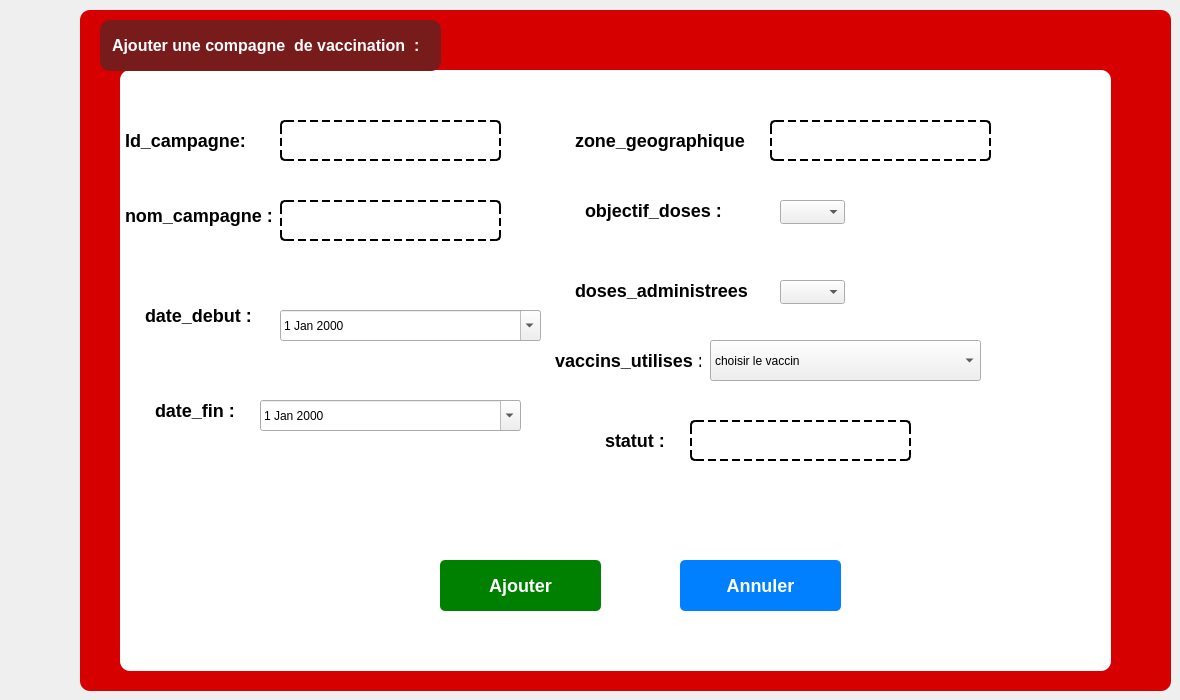
      <widget class="QWidget" name="ajoutct_14">
       <attribute name="title">
        <string>Ajout</string>
       </attribute>
       <widget class="QFrame" name="frame_28">
        <property name="geometry">
         <rect>
          <x>80</x>
          <y>10</y>
          <width>1091</width>
          <height>681</height>
         </rect>
        </property>
        <property name="styleSheet">
         <string notr="true">QFrame {
    background-color: #D60000;
    border-radius: 10px;
    padding: 10px;
}
</string>
        </property>
        <property name="frameShape">
         <enum>QFrame::Shape::StyledPanel</enum>
        </property>
        <property name="frameShadow">
         <enum>QFrame::Shadow::Raised</enum>
        </property>
        <widget class="QGroupBox" name="groupBox_27">
         <property name="geometry">
          <rect>
           <x>40</x>
           <y>60</y>
           <width>991</width>
           <height>601</height>
          </rect>
         </property>
         <property name="styleSheet">
          <string notr="true">QGroupBox {
    background-color: #FFFFFF;
    border-radius: 10px;
    border: none;
    padding: 10px;
}
QGroupBox::title {
    color: #D60000;
    font-weight: bold;
}

</string>
         </property>
         <property name="title">
          <string/>
         </property>
         <widget class="QLabel" name="label_id">
          <property name="geometry">
           <rect>
            <x>-10</x>
            <y>50</y>
            <width>151</width>
            <height>41</height>
           </rect>
          </property>
          <property name="styleSheet">
           <string notr="true">QLabel {
    background-color: transparent; /* Fond transparent */
    color: #000000;                /* Texte noir */
    border: none;                  /* Pas de bordure */
    font-weight: bold;             /* Texte en gras */
    font-size: 18px;               /* Taille de police de 18px */
}
</string>
          </property>
          <property name="text">
           <string>Id_campagne:</string>
          </property>
         </widget>
         <widget class="QLineEdit" name="lineEdit_id">
          <property name="geometry">
           <rect>
            <x>160</x>
            <y>50</y>
            <width>221</width>
            <height>41</height>
           </rect>
          </property>
          <property name="styleSheet">
           <string notr="true">QLineEdit {
    background-color: transparent; /* Fond transparent */
    color: #000000;                /* Texte noir normal */
    font-size: 14px;               /* Taille de la police */
    border: 2px dashed #000000;    /* Bordure en pointillés épaisse */
    border-radius: 5px;            /* Coins légèrement arrondis */
    padding: 8px;                  /* Espacement interne pour le texte */
    border-style: dashed;          /* Style en pointillés */
}</string>
          </property>
         </widget>
         <widget class="QDateEdit" name="dateEdit_expiration">
          <property name="geometry">
           <rect>
            <x>160</x>
            <y>240</y>
            <width>261</width>
            <height>31</height>
           </rect>
          </property>
          <property name="calendarPopup">
           <bool>true</bool>
          </property>
         </widget>
         <widget class="QComboBox" name="comboBox_status">
          <property name="geometry">
           <rect>
            <x>590</x>
            <y>270</y>
            <width>271</width>
            <height>41</height>
           </rect>
          </property>
          <item>
           <property name="text">
            <string>choisir le vaccin</string>
           </property>
          </item>
          <item>
           <property name="text">
            <string/>
           </property>
          </item>
          <item>
           <property name="text">
            <string/>
           </property>
          </item>
         </widget>
         <widget class="QPushButton" name="pushButton_ajouter">
          <property name="geometry">
           <rect>
            <x>320</x>
            <y>490</y>
            <width>161</width>
            <height>51</height>
           </rect>
          </property>
          <property name="styleSheet">
           <string notr="true">QPushButton {
    background-color: #008000;  /* Couleur de fond verte */
    color: #FFFFFF;             /* Texte blanc */
    font-weight: bold;          /* Texte en gras */
    font-size: 18px;            /* Taille de police 16px dès le départ */
    border-radius: 5px;         /* Coins arrondis */
    padding: 5px 10px;          /* Espacement interne du bouton */
    border: none;               /* Pas de bordure */
}

QPushButton:hover {
    background-color: #006400;  /* Couleur de fond plus foncée au survol */
    color: white;               /* Texte toujours blanc */
    border-radius: 10px;        /* Coins arrondis plus marqués au survol */
    font-weight: bold;          /* Texte en gras (encore) */
    border: none;               /* Pas de bordure au survol */
}
</string>
          </property>
          <property name="text">
           <string>Ajouter</string>
          </property>
         </widget>
         <widget class="QPushButton" name="pushButton_annuler">
          <property name="geometry">
           <rect>
            <x>560</x>
            <y>490</y>
            <width>161</width>
            <height>51</height>
           </rect>
          </property>
          <property name="styleSheet">
           <string notr="true">QPushButton {
    background-color: #007FFF;  /* Couleur de fond bleue */
    color: #FFFFFF;             /* Texte blanc */
    font-size: 18px;            /* Augmentation de la taille de la police */
    font-weight: bold;          /* Texte en gras */
    border-radius: 5px;         /* Coins arrondis avec un rayon de 5px */
    padding: 5px 10px;          /* Espacement interne du bouton (haut/bas : 5px, gauche/droite : 10px) */
    border: none;               /* Pas de bordure */
}

QPushButton:hover {
    background-color: #005BB5;  /* Couleur de fond plus foncée au survol */
    color: #FFFFFF;             /* Texte toujours blanc */

    border-radius: 10px;        /* Coins arrondis plus marqués au survol */
    padding: 7px 12px;          /* Augmentation du padding au survol */
    border: none;               /* Pas de bordure au survol */
}
</string>
          </property>
          <property name="text">
           <string>Annuler</string>
          </property>
         </widget>
         <widget class="QLabel" name="label_nom">
          <property name="geometry">
           <rect>
            <x>-10</x>
            <y>120</y>
            <width>181</width>
            <height>51</height>
           </rect>
          </property>
          <property name="styleSheet">
           <string notr="true">QLabel {
    background-color: transparent; /* Fond transparent */
    color: #000000;                /* Texte noir */
    border: none;                  /* Pas de bordure */
    font-weight: bold;             /* Texte en gras */
    font-size: 18px;               /* Taille de police de 18px */
}
</string>
          </property>
          <property name="text">
           <string>nom_campagne :</string>
          </property>
         </widget>
         <widget class="QLabel" name="label_typev">
          <property name="geometry">
           <rect>
            <x>10</x>
            <y>220</y>
            <width>131</width>
            <height>51</height>
           </rect>
          </property>
          <property name="styleSheet">
           <string notr="true">QLabel {
    background-color: transparent; /* Fond transparent */
    color: #000000;                /* Texte noir */
    border: none;                  /* Pas de bordure */
    font-weight: bold;             /* Texte en gras */
    font-size: 18px;               /* Taille de police de 18px */
}
</string>
          </property>
          <property name="text">
           <string>date_debut :</string>
          </property>
         </widget>
         <widget class="QLabel" name="label_certification">
          <property name="geometry">
           <rect>
            <x>440</x>
            <y>50</y>
            <width>201</width>
            <height>41</height>
           </rect>
          </property>
          <property name="styleSheet">
           <string notr="true">QLabel {
    background-color: transparent; /* Fond transparent */
    color: #000000;                /* Texte noir */
    border: none;                  /* Pas de bordure */
    font-weight: bold;             /* Texte en gras */
    font-size: 18px;               /* Taille de police de 18px */
}
</string>
          </property>
          <property name="text">
           <string>zone_geographique :</string>
          </property>
         </widget>
         <widget class="QLabel" name="label_expiration">
          <property name="geometry">
           <rect>
            <x>440</x>
            <y>200</y>
            <width>201</width>
            <height>41</height>
           </rect>
          </property>
          <property name="styleSheet">
           <string notr="true">QLabel {
    background-color: transparent; /* Fond transparent */
    color: #000000;                /* Texte noir */
    border: none;                  /* Pas de bordure */
    font-weight: bold;             /* Texte en gras */
    font-size: 18px;               /* Taille de police de 18px */
}
</string>
          </property>
          <property name="text">
           <string>doses_administrees :</string>
          </property>
         </widget>
         <widget class="QLabel" name="label_cration">
          <property name="geometry">
           <rect>
            <x>450</x>
            <y>120</y>
            <width>251</width>
            <height>41</height>
           </rect>
          </property>
          <property name="styleSheet">
           <string notr="true">QLabel {
    background-color: transparent; /* Fond transparent */
    color: #000000;                /* Texte noir */
    border: none;                  /* Pas de bordure */
    font-weight: bold;             /* Texte en gras */
    font-size: 18px;               /* Taille de police de 18px */
}
</string>
          </property>
          <property name="text">
           <string>objectif_doses :</string>
          </property>
         </widget>
         <widget class="QLabel" name="label_status">
          <property name="geometry">
           <rect>
            <x>420</x>
            <y>270</y>
            <width>171</width>
            <height>41</height>
           </rect>
          </property>
          <property name="styleSheet">
           <string notr="true">QLabel {
    background-color: transparent; /* Fond transparent */
    color: #000000;                /* Texte noir */
    border: none;                  /* Pas de bordure */
    font-weight: bold;             /* Texte en gras */
    font-size: 18px;               /* Taille de police de 18px */
}
</string>
          </property>
          <property name="text">
           <string>vaccins_utilises :</string>
          </property>
         </widget>
         <widget class="QLabel" name="label_typep">
          <property name="geometry">
           <rect>
            <x>20</x>
            <y>320</y>
            <width>141</width>
            <height>41</height>
           </rect>
          </property>
          <property name="styleSheet">
           <string notr="true">QLabel {
    background-color: transparent; /* Fond transparent */
    color: #000000;                /* Texte noir */
    border: none;                  /* Pas de bordure */
    font-weight: bold;             /* Texte en gras */
    font-size: 18px;               /* Taille de police de 18px */
}
</string>
          </property>
          <property name="text">
           <string>date_fin :</string>
          </property>
         </widget>
         <widget class="QLineEdit" name="lineEdit_nom">
          <property name="geometry">
           <rect>
            <x>160</x>
            <y>130</y>
            <width>221</width>
            <height>41</height>
           </rect>
          </property>
          <property name="styleSheet">
           <string notr="true">QLineEdit {
    background-color: transparent; /* Fond transparent */
    color: #000000;                /* Texte noir normal */
    font-size: 14px;               /* Taille de la police */
    border: 2px dashed #000000;    /* Bordure en pointillés épaisse */
    border-radius: 5px;            /* Coins légèrement arrondis */
    padding: 8px;                  /* Espacement interne pour le texte */
    border-style: dashed;          /* Style en pointillés */
}</string>
          </property>
         </widget>
         <widget class="QLineEdit" name="lineEdit_typev">
          <property name="geometry">
           <rect>
            <x>570</x>
            <y>350</y>
            <width>221</width>
            <height>41</height>
           </rect>
          </property>
          <property name="styleSheet">
           <string notr="true">QLineEdit {
    background-color: transparent; /* Fond transparent */
    color: #000000;                /* Texte noir normal */
    font-size: 14px;               /* Taille de la police */
    border: 2px dashed #000000;    /* Bordure en pointillés épaisse */
    border-radius: 5px;            /* Coins légèrement arrondis */
    padding: 8px;                  /* Espacement interne pour le texte */
    border-style: dashed;          /* Style en pointillés */
}</string>
          </property>
         </widget>
         <widget class="QDateEdit" name="dateEdit_creation">
          <property name="geometry">
           <rect>
            <x>140</x>
            <y>330</y>
            <width>261</width>
            <height>31</height>
           </rect>
          </property>
          <property name="calendarPopup">
           <bool>true</bool>
          </property>
         </widget>
         <widget class="QLineEdit" name="lineEdit_certification">
          <property name="geometry">
           <rect>
            <x>650</x>
            <y>50</y>
            <width>221</width>
            <height>41</height>
           </rect>
          </property>
          <property name="styleSheet">
           <string notr="true">QLineEdit {
    background-color: transparent; /* Fond transparent */
    color: #000000;                /* Texte noir normal */
    font-size: 14px;               /* Taille de la police */
    border: 2px dashed #000000;    /* Bordure en pointillés épaisse */
    border-radius: 5px;            /* Coins légèrement arrondis */
    padding: 8px;                  /* Espacement interne pour le texte */
    border-style: dashed;          /* Style en pointillés */
}</string>
          </property>
         </widget>
         <widget class="QLabel" name="label_status_2">
          <property name="geometry">
           <rect>
            <x>470</x>
            <y>350</y>
            <width>171</width>
            <height>41</height>
           </rect>
          </property>
          <property name="styleSheet">
           <string notr="true">QLabel {
    background-color: transparent; /* Fond transparent */
    color: #000000;                /* Texte noir */
    border: none;                  /* Pas de bordure */
    font-weight: bold;             /* Texte en gras */
    font-size: 18px;               /* Taille de police de 18px */
}
</string>
          </property>
          <property name="text">
           <string>statut :</string>
          </property>
         </widget>
         <widget class="QComboBox" name="comboBox_27">
          <property name="geometry">
           <rect>
            <x>660</x>
            <y>130</y>
            <width>65</width>
            <height>24</height>
           </rect>
          </property>
         </widget>
         <widget class="QComboBox" name="comboBox_28">
          <property name="geometry">
           <rect>
            <x>660</x>
            <y>210</y>
            <width>65</width>
            <height>24</height>
           </rect>
          </property>
         </widget>
        </widget>
        <widget class="QLabel" name="label_">
         <property name="geometry">
          <rect>
           <x>20</x>
           <y>10</y>
           <width>341</width>
           <height>51</height>
          </rect>
         </property>
         <property name="styleSheet">
          <string notr="true">QLabel {
    background-color: #781b1b;  /* Couleur de fond bordeaux */
    color: #FFFFFF;             /* Texte blanc */
    font-weight: bold;          /* Texte en gras */
    font-size: 16px;            /* Taille du texte */
    border-radius: 10px;        /* Coins arrondis */
    padding: 8px;               /* Espacement intérieur */
    text-align: center;         /* Centrage du texte */
}
</string>
         </property>
         <property name="text">
          <string>Ajouter une compagne  de vaccination  :</string>
         </property>
        </widget>
       </widget>
      </widget>
